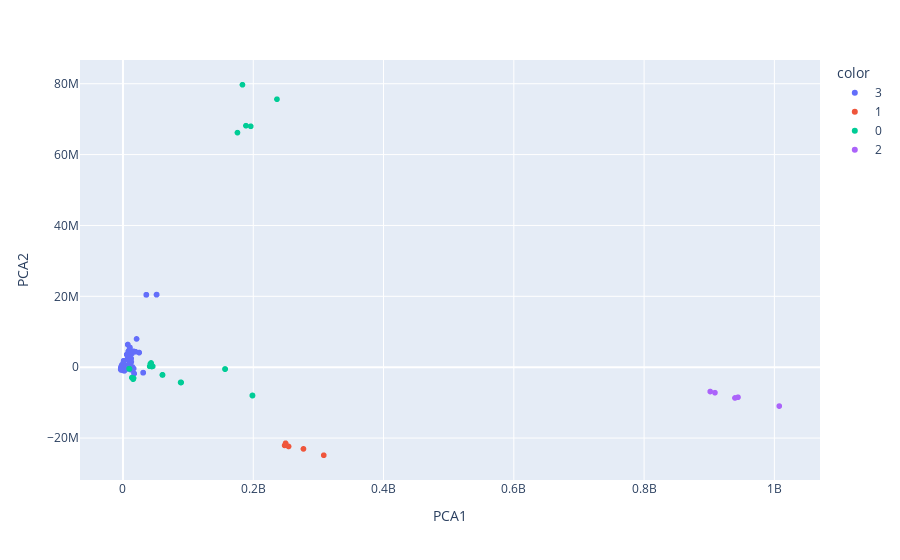

Write notebook code for a chart like this one.
### Code cell
# Create scatter plot of `PC2` vs `PC1`
fig = px.scatter(data_frame = X_pca, x="PCA1", y= "PCA2", color= labels.astype(str))


fig.show()

### Figure 1 — Plotly figure (JSON) as saved in the notebook; plotly's stock layout.template omitted (floating-point values rounded to 4 significant figures; data arrays with more than 128 entries replaced by an {"elided": "..."} marker saying what was removed)
{"data": [{"hovertemplate": "color=3<br>PCA1=%{x}<br>PCA2=%{y}<extra></extra>", "legendgroup": "3", "marker": {"color": "#636efa", "symbol": "circle"}, "mode": "markers", "name": "3", "showlegend": true, "type": "scattergl", "x": {"elided": "4573 float values"}, "xaxis": "x", "y": {"elided": "4573 float values"}, "yaxis": "y"}, {"hovertemplate": "color=1<br>PCA1=%{x}<br>PCA2=%{y}<extra></extra>", "legendgroup": "1", "marker": {"color": "#EF553B", "symbol": "circle"}, "mode": "markers", "name": "1", "showlegend": true, "type": "scattergl", "x": [249700000.0, 254200000.0, 248100000.0, 308200000.0, 277100000.0], "xaxis": "x", "y": [-21470000.0, -22370000.0, -22080000.0, -24850000.0, -23070000.0], "yaxis": "y"}, {"hovertemplate": "color=0<br>PCA1=%{x}<br>PCA2=%{y}<extra></extra>", "legendgroup": "0", "marker": {"color": "#00cc96", "symbol": "circle"}, "mode": "markers", "name": "0", "showlegend": true, "type": "scattergl", "x": [9409000.0, 9941000.0, 9692000.0, 9883000.0, 9716000.0, 60710000.0, 60710000.0, 60710000.0, 60710000.0, 60710000.0, 13650000.0, 15540000.0, 15960000.0, 15730000.0, 16220000.0, 156800000.0, 156700000.0, 156700000.0, 156800000.0, 156800000.0, 188800000.0, 236400000.0, 183500000.0, 196100000.0, 175800000.0, 198800000.0, 198800000.0, 198800000.0, 198800000.0, 198800000.0, 45720000.0, 43140000.0, 44170000.0, 40990000.0, 42180000.0, 88620000.0, 88500000.0, 89140000.0, 89320000.0, 88810000.0], "xaxis": "x", "y": [-420100.0, -481400.0, -452900.0, -474200.0, -456100.0, -2181000.0, -2181000.0, -2181000.0, -2181000.0, -2181000.0, -2944000.0, -3378000.0, -3337000.0, -3123000.0, -3074000.0, -528000.0, -525700.0, -523400.0, -527100.0, -526100.0, 68160000.0, 75630000.0, 79710000.0, 67980000.0, 66200000.0, -8005000.0, -7991000.0, -7991000.0, -8000000.0, -7979000.0, 250900.0, 1191000.0, 192900.0, 247300.0, 989300.0, -4308000.0, -4307000.0, -4298000.0, -4310000.0, -4322000.0], "yaxis": "y"}, {"hovertemplate": "color=2<br>PCA1=%{x}<br>PCA2=%{y}<extra></extra>", "legendgroup": "2", "marker": {"color": "#ab63fa", "symbol": "circle"}, "mode": "markers", "name": "2", "showlegend": true, "type": "scattergl", "x": [901500000.0, 944100000.0, 1007000000.0, 908800000.0, 939500000.0], "xaxis": "x", "y": [-6872000.0, -8484000.0, -10980000.0, -7198000.0, -8689000.0], "yaxis": "y"}], "layout": {"legend": {"title": {"text": "color"}, "tracegroupgap": 0}, "margin": {"t": 60}, "xaxis": {"anchor": "y", "domain": [0, 1], "title": {"text": "PCA1"}}, "yaxis": {"anchor": "x", "domain": [0, 1], "title": {"text": "PCA2"}}}}
